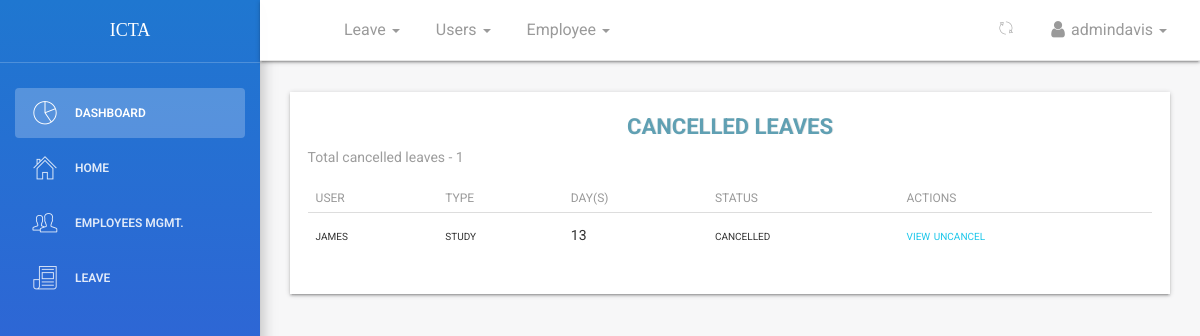
The app's page /dashboard/leaves/cancel/all/ (signed in) with its own data.
### leave/models.py (models this page shows, shortened)
class Leave(models.Model):
	user = models.ForeignKey(User,on_delete=models.CASCADE,default=1)
	startdate = models.DateField(verbose_name=_('Start Date'),help_text='leave start date is on ..',null=True,blank=False)
	enddate = models.DateField(verbose_name=_('End Date'),help_text='coming back on ...',null=True,blank=False)
	leavetype = models.CharField(choices=LEAVE_TYPE,max_length=25,default=SICK,null=True,blank=False)
	reason = models.CharField(verbose_name=_('Reason for Leave'),max_length=255,help_text='add additional information for leave',null=True,blank=True)
	defaultdays = models.PositiveIntegerField(verbose_name=_('Leave days per year counter'),default=DAYS,null=True,blank=True)
	department=models.ForeignKey('employee.Department',on_delete=models.CASCADE,null=True,blank=True)
	status = models.CharField(max_length=12,default='pending') #pending,approved,rejected,cancelled
	is_approved = models.BooleanField(default=False) #hide
	updated = models.DateTimeField(auto_now=True, auto_now_add=False)
	created = models.DateTimeField(auto_now=False, auto_now_add=True)
	objects = LeaveManager()
	class Meta:
		verbose_name = _('Leave')
		verbose_name_plural = _('Leaves')
		ordering = ['-created'] #recent objects
	@property
	def leave_days(self):
		days_count = ''
		startdate = self.startdate
		enddate = self.enddate
		if startdate > enddate:
			return
		dates = (enddate - startdate)
		return dates.days

### dashboard/views.py (the view)
# urls.py: path('leaves/cancel/all/',views.cancel_leaves_list,name='canceleaveslist'),
def cancel_leaves_list(request):
	if not (request.user.is_superuser or request.user.is_authenticated or request.user.is_staff):
		return redirect('/')
	user_department_id = get_department_id_by_user_id(request.user.id)
	leaves = Leave.objects.filter(department_id = user_department_id,status = 'cancelled').order_by('-created') #approved leaves -> calling model manager method
	return render(request,'dashboard/leaves_cancel.html',{'leave_list_cancel':leaves,'title':'Cancel leave list'})

### dashboard/views.py (called while the page is built)
def get_department_id_by_user_id(user_id):
    try:
        employee = Employee.objects.get(user_id=user_id)
        department_id = employee.department_id
        return department_id
    except Employee.DoesNotExist:
        return None  # Handle the case where no employee with the given user_id is found

### employee/managers.py (called while the page is built)
    def get_queryset(self):
        return super().get_queryset().filter(is_deleted=False)

### leave/manager.py (called while the page is built)
	def get_queryset(self):
		return super().get_queryset()

### templates/dashboard/leaves_cancel.html (shortened to what this page needs)
{% extends '_layout.html' %}
 {% block navheader %}
 	{% include 'includes/navheader_employee_app.html' %}
 {% endblock %}
 {% block content %}
        <section class="content">
            <section class="container-fluid">
            	   <section class="row">
                        <section class="col col-sm-8 offset-sm-2">
                        </section>
                    </section>
                	<div class="table-responsive table-shadow">
                		<div class="text-center table-description">
                			<h4 class="title-h3" style="color: #60a0b3 !important;
    						text-shadow: 1px 0px rgba(0,0,0,0.11)">CANCELLED LEAVES</h4>
                		</div>
                		<section class="total-leaves-count">
                			{% if leave_list_cancel %}
                			<p>Total cancelled leaves - <span>{{ leave_list_cancel.count }}</span></p>
                			{% endif %}
                		</section>
                		<table class="table">
							  <thead>
							    <tr>
							      <th scope="col">User</th>
							      <th scope="col">Type</th>
							      <th scope="col">Day(s)</th>
							      <th scope="col">Status</th>
							      <th scope="col">Actions</th>
							    </tr>
							  </thead>
							  <tbody>
							  	{% for leave in leave_list_cancel %}
							    <tr>
							      <td>{{ leave.user }}</td>
							      <td>{{ leave.leavetype}}</td>
							      <td>{{ leave.leave_days }}</td>
							      <td>{{ leave.status }}</td>
							      <td>
							      	<a href="{% url 'dashboard:userleaveview' leave.id %}">
							      	    <span>view</span>
							      	</a>
							      	{% if not leave.is_approved %}
							      		<a href="{% url 'dashboard:userleaveuncancel' leave.id %}">uncancel</a>
							      	{% endif %}
							      </td>
							    </tr>
							    {% endfor %}
							  </tbody>
						</table>
					</div>
            </section>
        </section>
 {% endblock %}

### templates/includes/navheader_employee_app.html (shortened to what this page needs)
 {% load static %}
 <nav class="navbar navbar-default navbar-fixed shadow">
            <div class="container-fluid">
                <div class="collapse navbar-collapse">
                    <ul class="nav navbar-nav navbar-left">
                        <li>
                            <a href="" class="dropdown-toggle" data-toggle="dropdown">
                            </a>
                        </li>
                        <li class="dropdown">
                              <a href="" class="dropdown-toggle" data-toggle="dropdown">
                                    <p>
                                        Leave
                                        <b class="caret"></b>
                                    </p>
                              </a>
                        </li>
                        {% if request.user.is_superuser or request.user.is_staff %}
                        <li class="dropdown">
                              <a href="" class="dropdown-toggle" data-toggle="dropdown">
                                    <p>
                                        Users
                                        <b class="caret"></b>
                                    </p>
                              </a>
                        </li>
                        {% if request.user.is_superuser or request.user.is_staff %}
                        <li class="dropdown">
                              <a href="" class="dropdown-toggle" data-toggle="dropdown">
                                    <p>
                                        Employee
                                        <b class="caret"></b>
                                    </p>
                              </a>
                        </li>
                        {% endif %}
                        {% endif %}
                    </ul>
                    <ul class="nav navbar-nav navbar-right">
                        <li class="dropdown">
                              <a href="" class="dropdown-toggle refresh-page" data-toggle="dropdown" title="refresh current page">
                                    <i class="pe-7s-refresh-2"></i>
                              </a>
                        </li>
                        <li class="dropdown">
                              <a href="" class="dropdown-toggle" data-toggle="dropdown">
                                    <p>
                                        <i class="fa fa-user"></i> {{ request.user}}
                                        <b class="caret"></b>
                                    </p>
                              </a>
                        </li>
                    </ul>
                </div>
            </div>
        </nav>

### records on screen
Leave: user "james", leavetype "study", leave_days "13", status "cancelled", is_approved "uncancel"

### other values on screen
{{ request.user }} "admindavis"
{{ leave_list_cancel.count }} "1"
